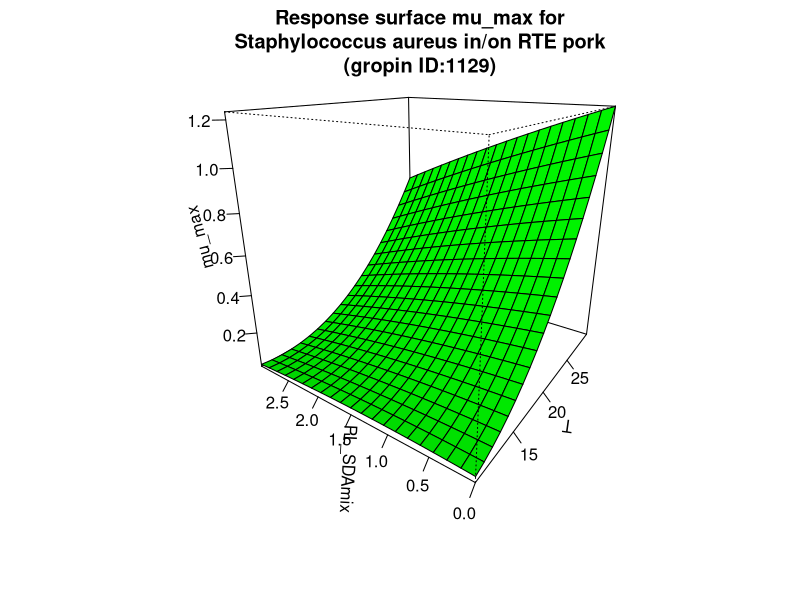

Source code (R):
#############################
# start of Parameter script
#############################
T <- seq(10.01,29.97002997003,length.out=21)
PL_SDAmix <- seq(0,2.997002997003,length.out=21)
#############################
# end of Parameter script
#############################
############################# 
# start of Model script Gropin ID 1129 
#############################
 
# constant coefficients for this model
 
variables <- data.frame(T,PL_SDAmix)
argumentsPar <- expand.grid(variables)
 
# heart of the model
response_surface <- function(T,PL_SDAmix) {
   mumax <-0.1312-0.0322*T+0.0972*PL_SDAmix-0.0080*T*PL_SDAmix+0.0023*(T^2)-0.0076*(PL_SDAmix^2)

return(mumax=mumax)
} 

# output parameters
mumax <- cbind(argumentsPar,response_surface(argumentsPar['T'],argumentsPar['PL_SDAmix']))
colnames(mumax) <- c(colnames(argumentsPar),'mumax')
#############################
# End of Model script
#############################
############################# 
# start of Visualisation script Gropin ID 1129 
#############################
persp(T,PL_SDAmix,matrix(unlist(mumax$mumax),nrow=21),col = 'green',xlab='T',ylab='PL_SDAmix',zlab='mu_max',main='Response surface mu_max for
Staphylococcus aureus in/on RTE pork
(gropin ID:1129)',theta=305,phi=20,shade=0.25,ticktype = 'detailed')
#############################
# End of Visualisation script
#############################
